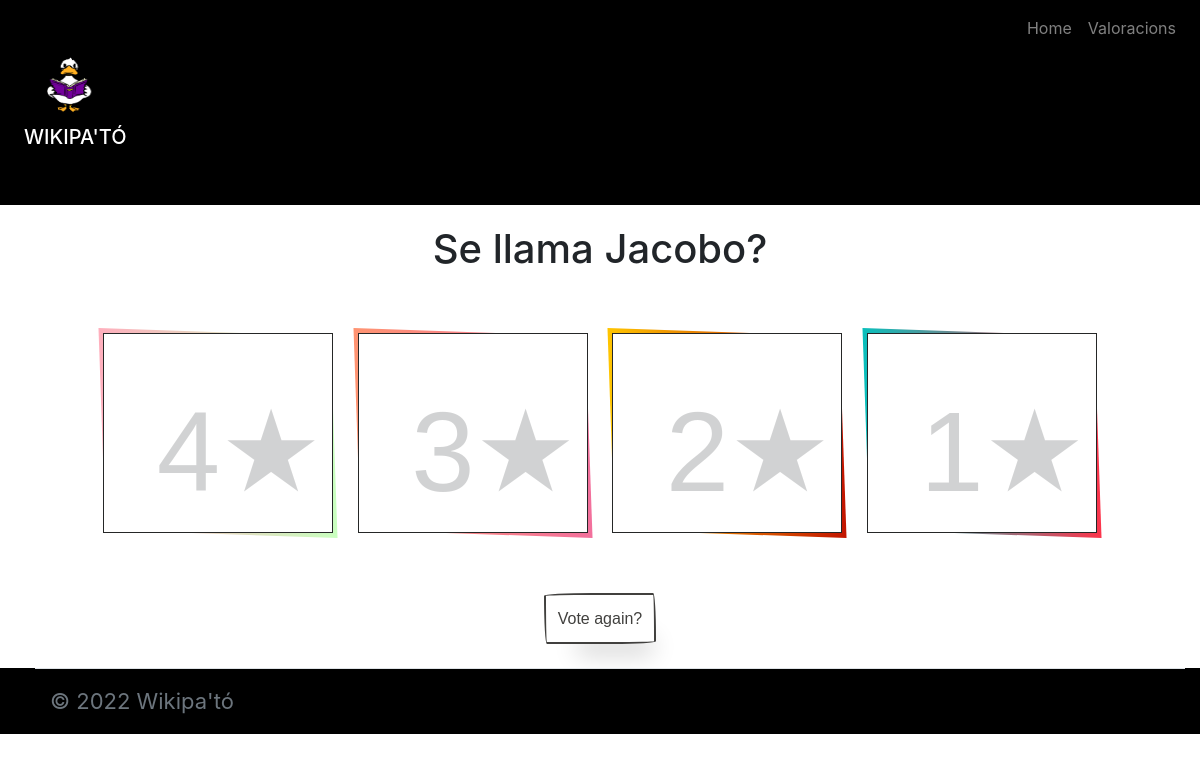
/polls/9/results/, run on the app's committed database.
### polls/models.py (models this page shows, shortened)
class Question(models.Model):
    question_text = models.CharField(max_length=200)
    post = models.ForeignKey(Post, on_delete=models.CASCADE)
    pub_date = models.DateTimeField('date published')

class Choice(models.Model):
    question = models.ForeignKey(Question, on_delete=models.CASCADE)
    choice_text = models.CharField(max_length=200)
    votes = models.IntegerField(default=0)

### polls/views.py (the view)
# urls.py: path('<int:pk>/results/', views.ResultsView.as_view(), name='results'),
class ResultsView(generic.DetailView):
    model = Question
    template_name = 'polls/results.html'

### polls/templates/polls/results.html (shortened to what this page needs)
{% extends 'base.html' %}
{% block content %}
<div class="px-4 py-5" style="background-color:black; margin-top:0">
    <img style="color:white; margin-left:10px" src='/images/jacobo.png' width="72" height="77">
    <h5 class="display-5 fw-bold" style="color:white">WIKIPA'TÓ</h5>
  </div>
<div style="text-align:center">
<h1 style="margin:20px">{{ question.question_text }}</h1>
<ul class="tilesWrap">
{% for choice in question.choice_set.all %}
    <li>
        <h2>{{ choice.choice_text }}★</h2>
    </li>
{% endfor %}
</ul>
<a class="button-55" href="{% url 'polls:detail' question.id %}">Vote again?</a>
</div>
{% endblock %}

### polls/templates/base.html (style rules this page uses)
.button-55 { align-self: center; background-color: #fff; background-image: none; background-position: 0 90%; background-repeat: repeat no-repeat; background-size: 4px 3px; border-radius: 15px 225px 255px 15px 15px 255px 225px 15px; border-style: solid; border-width: 2px; box-shadow: rgba(0, 0, 0, .2) 15px 28px 25px -18px; box-sizing: border-box; color: #41403e; cursor: pointer; display: inline-block; font-family: Neucha, sans-serif; font-size: 1rem; line-height: 23px; outline: none; padding: .75rem; text-decoration: none; transition: all 235ms ease-in-out; border-bottom-left-radius: 15px 255px; border-bottom-right-radius: 225px 15px; border-top-left-radius: 255px 15px; border-top-right-radius: 15px 225px; user-select: none; -webkit-user-select: none; touch-action: manipulation; }
.tilesWrap { padding: 0; margin: 50px auto; list-style: none; text-align: center; }
.tilesWrap li { display: inline-block; width: 20%; min-width: 200px; max-width: 230px; padding: 80px 20px 40px; position: relative; vertical-align: top; margin: 10px; font-family: 'helvetica', san-serif; min-height: 25vh; background: white; border: 1px solid #252727; text-align: left; }
.tilesWrap li h2 { font-size: 114px; margin: 0; position: absolute; opacity: 0.2; top: 50px; right: 10px; transition: all 0.3s ease-in-out; }
.tilesWrap li:before { content: ''; position: absolute; top: -2px; left: -2px; right: -2px; bottom: -2px; z-index: -1; transform: skew(2deg, 2deg); }
.tilesWrap li:after { content: ''; position: absolute; width: 40%; height: 100%; left: 0; top: 0; }
.tilesWrap li:nth-child(1):before { background: #C9FFBF; background: -webkit-linear-gradient(to right, #FFAFBD, #C9FFBF); background: linear-gradient(to right, #FFAFBD, #C9FFBF); }
.tilesWrap li:nth-child(2):before { background: #f2709c; background: -webkit-linear-gradient(to right, #ff9472, #f2709c); background: linear-gradient(to right, #ff9472, #f2709c); }
.tilesWrap li:nth-child(3):before { background: #c21500; background: -webkit-linear-gradient(to right, #ffc500, #c21500); background: linear-gradient(to right, #ffc500, #c21500); }
.tilesWrap li:nth-child(4):before { background: #FC354C; background: -webkit-linear-gradient(to right, #0ABFBC, #FC354C); background: linear-gradient(to right, #0ABFBC, #FC354C); }

### data on the page
Question: question_text "Se llama Jacobo?"
Choice: choice_text "4"
Choice: choice_text "3"
Choice: choice_text "2"
Choice: choice_text "1"
